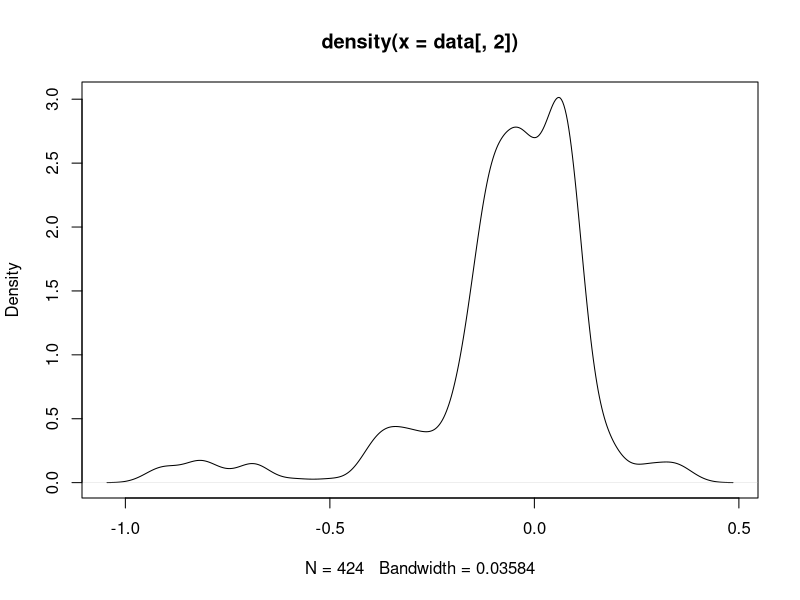
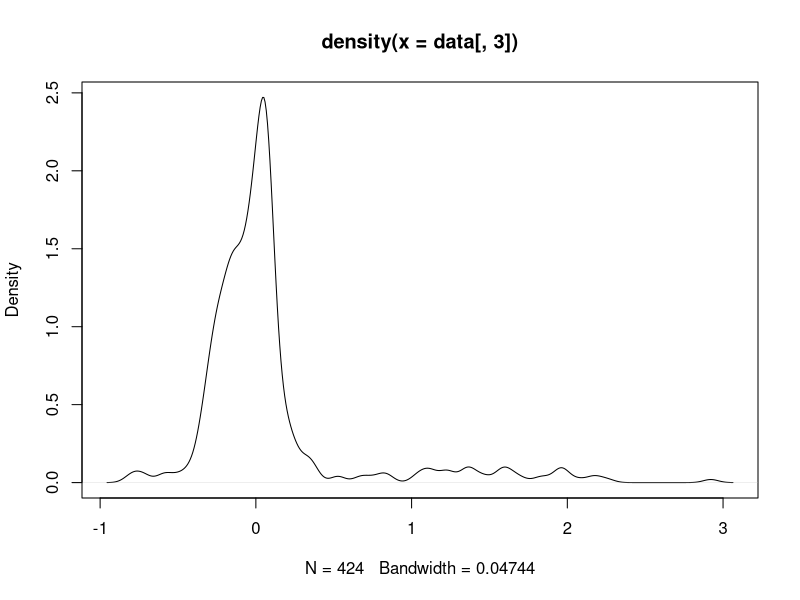
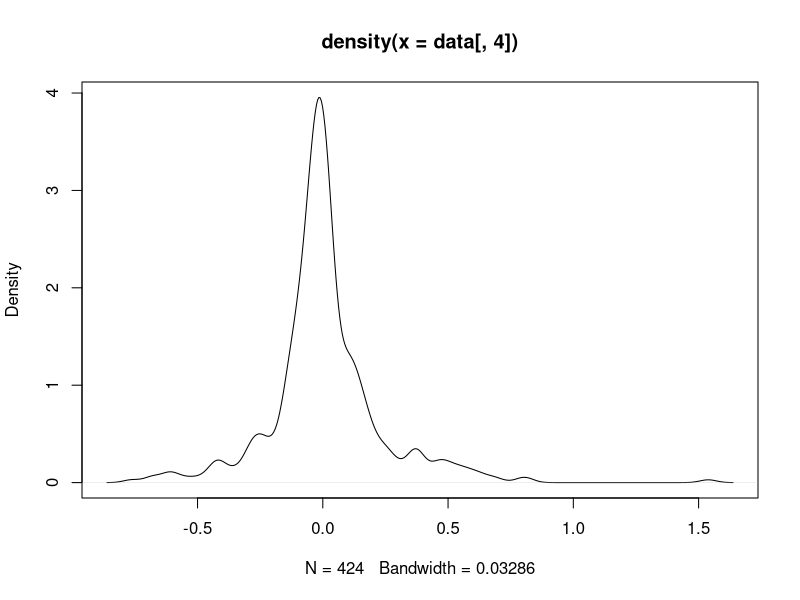
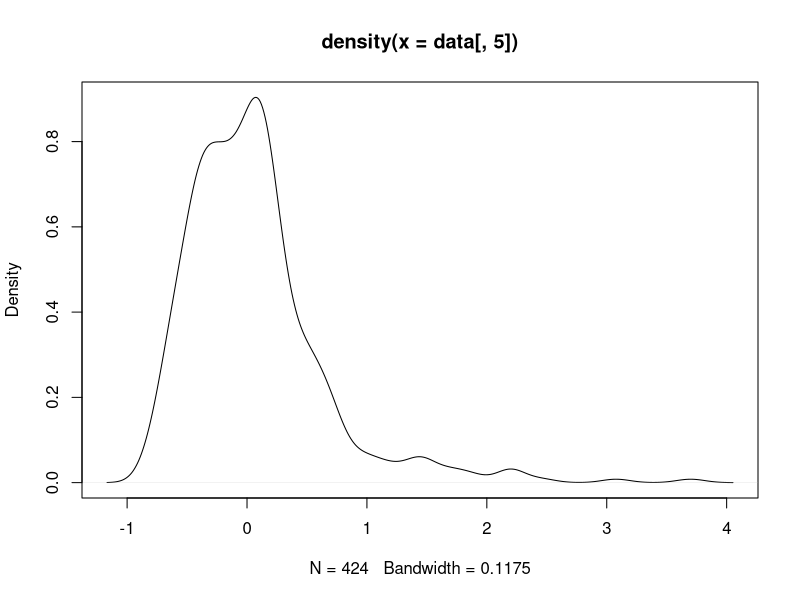

Write R code to recreate these figures, in order.
library(tidyverse)



data <- read.csv("raw_data/retornos.csv")
data$fecha <- as.Date(data$fecha, "%d/%m/%Y")
str(data)


summary(data[,-1])


max_act_local <- max(data["act_local"])
min_act_local <- min(data["act_local"])

max_act_ext <- max(data["act_ext"])
min_act_ext <- min(data["act_ext"])

max_inmueble <- max(data["inmueble"])
min_inmueble <- min(data["inmueble"])


max_acciones <- max(data["acciones"])
min_acciones <- min(data["acciones"])

x1 <- seq(from = min_act_local, by = 0.001,to = max_act_local)
x2 <- seq(from = min_act_ext, by = 0.001,to = max_act_ext)
x3 <- seq(from = min_inmueble, by = 0.001,to = max_inmueble)
x4 <- seq(from = min_acciones, by = 0.001,to = max_inmueble)


f1 <- density(data[,2])
f2 <- density(data[,3])
f3 <- density(data[,4])
f4 <- density(data[,5])


plot(f1)
plot(f2)
plot(f3)
plot(f4)

